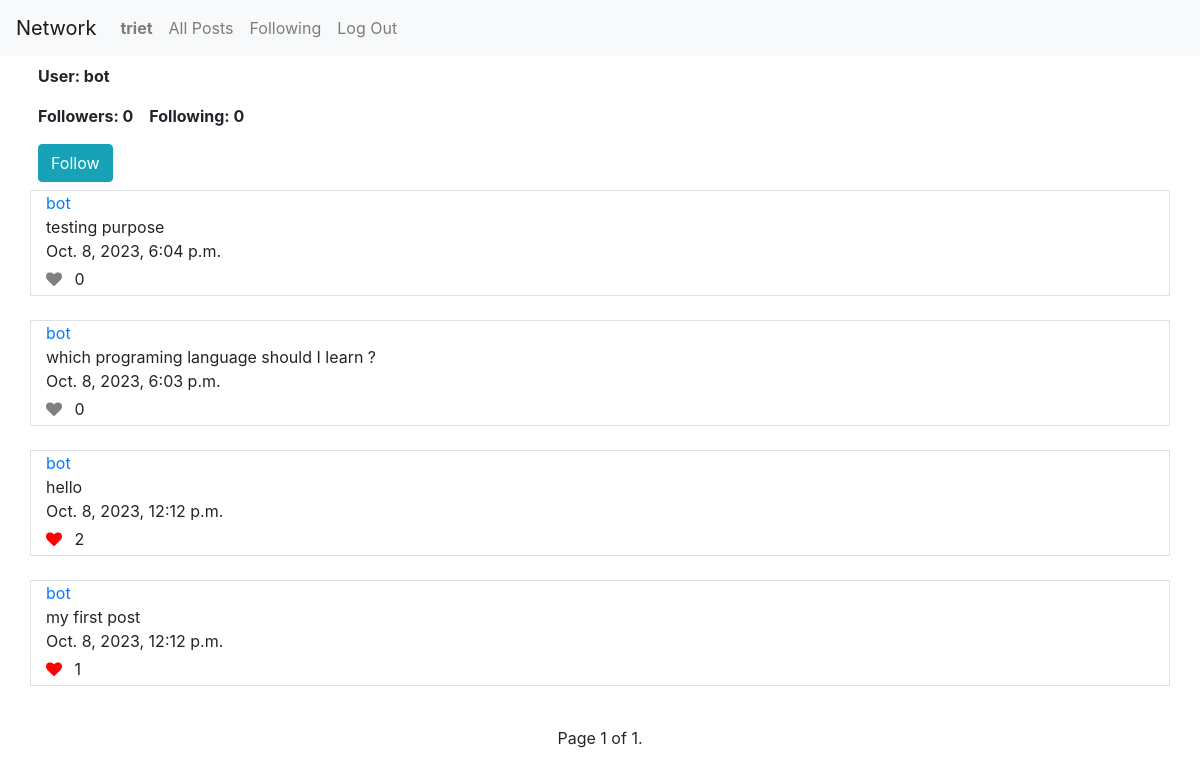
The app's page /profile/5 (signed in) with its own data.
### network/models.py (models this page shows, shortened)
class User(AbstractUser):
    pass

class Post(models.Model):
    username = models.ForeignKey(User, on_delete=models.CASCADE, related_name="username_post")
    content = models.CharField(max_length=500)
    date = models.DateTimeField(auto_now_add=True)
    like = models.IntegerField(default=0)

### network/views.py (the view)
# urls.py: path("profile/<int:user_id>", views.profile, name="profile"),
def profile(request, user_id):
    user = User.objects.get(pk=user_id)
    num_followers = Follow.objects.filter(user_being_followed=user).count()
    num_following = Follow.objects.filter(follower=user).count()
    following = Follow.objects.filter(follower=request.user)   # get those follows which the curent user is following
    posts = Post.objects.filter(username=user).order_by("-date")
    followable = False
    if not following.filter(user_being_followed=user).exists():    # check if the profile's user exist in those follows
        followable = True
    paginator = Paginator(posts, 10)
    page_number = request.GET.get("page")
    page_obj = paginator.get_page(page_number)
    if request.user.is_authenticated:
        liked_posts = Like.objects.filter(username=request.user).values_list("post", flat=True)
    else:
        liked_posts = []
    return render(request, "network/profile.html", {
        "user": user,
        "num_followers": num_followers,
        "num_following": num_following,
        "following": following,
        "posts": posts,
        "followable": followable,
        "page_obj": page_obj,
        "liked_posts": liked_posts,
    })

### network/templates/network/profile.html (shortened to what this page needs)
{% extends "network/layout.html" %}
{% load static %}
{% block body %}
    <div class="container">
        <div class="row p-2 font-weight-bold">
            User: {{ user }}
        </div>
        <div class="row">
            <div class="col-1.5 p-2 font-weight-bold">
                Followers: {{ num_followers }}
            </div>
            <div class="col p-2 font-weight-bold">
                Following: {{ num_following }}
            </div>
        </div>
    </div>
    {% if request.user != user and followable %}
        <form action="{% url 'follow' user.id%}" method="post">
            <div class="container p-2">
                <button class="btn btn-info" type="submit">Follow</button>
            </div>
        </form>
    {% endif %}
    {% for post in page_obj %}
        <div class="container border">
            <div class="row">
                <div class="col">
                    <a href="{% url 'profile' post.username.id %}">{{ post.username }}</a>
                </div>
            </div>
            <div class="row">
                <div class="col" id="content_{{ post.id }}">
                    {{ post.content }}
                </div>
            </div>
            <div class="row">
                <div class="col">
                    {{ post.date }}
                </div>
            </div>
            <div class="row justify-content-between">
                <div class="col-auto mt-1 mb-1">
                    {% if request.user.is_authenticated %}
                        {% if post.id in liked_posts %}
                            <i class="fa fa-heart" id="like_color_{{ post.id }}" style="color: red; cursor: pointer;" onclick="toggleLike('{{ post.id }}')"></i>
                        {% else %}
                            <i class="fa fa-heart" id="like_color_{{ post.id }}" style="color: gray; cursor: pointer;" onclick="toggleLike('{{ post.id }}')"></i>
                        {% endif %}
                        <span class="ml-2" id="like_count_{{ post.id }}">{{ post.like }}</span>
                    {% endif %}
                </div>
            </div>
        </div><br>
    {% endfor %}
    <div class="static-bottom">
        <div class="text-center">
            Page {{ page_obj.number }} of {{ page_obj.paginator.num_pages }}.
        </div>
    </div>
{% endblock %}

### network/templates/network/layout.html (shortened to what this page needs)
{% load static %}
<!DOCTYPE html>
<html lang="en">
    <head>
        <link rel="stylesheet" href="https://stackpath.bootstrapcdn.com/bootstrap/4.4.1/css/bootstrap.min.css">
        <link href="{% static 'network/styles.css' %}" rel="stylesheet">
        <link rel="stylesheet" href="https://cdnjs.cloudflare.com/ajax/libs/font-awesome/4.7.0/css/font-awesome.min.css">
    </head>
    <body>
        <nav class="navbar navbar-expand-lg navbar-light bg-light">
            <a class="navbar-brand" href="">Network</a>
            <div>
              <ul class="navbar-nav mr-auto">
                {% if user.is_authenticated %}
                    <li class="nav-item">
                        {% if user == request.user %}
                            <a class="nav-link" href="{% url 'profile' user.id %}"><strong>{{ user.username }}</strong></a>
                        {% else %}
                            <a class="nav-link" href="{% url 'profile' request.user.id %}"><strong>{{ request.user.username }}</strong></a>
                        {% endif %}
                    </li>
                {% endif %}
                <li class="nav-item">
                  <a class="nav-link" href="{% url 'index' %}">All Posts</a>
                </li>
                {% if user.is_authenticated %}
                    <li class="nav-item">
                        <a class="nav-link" href="{% url 'following' %}">Following</a>
                    </li>
                    <li class="nav-item">
                        <a class="nav-link" href="{% url 'logout' %}">Log Out</a>
                    </li>
                {% endif %}
              </ul>
            </div>
          </nav>
        <div class="body">
            {% block body %}
            {% endblock %}
        </div>
    </body>
</html>

### records on screen
User: user.username "triet"
User: username "bot"
Post: username "bot", content "testing purpose", date "Oct. 8, 2023, 6:04 p.m.", like "0"
Post: username "bot", content "which programing language should I learn ?", date "Oct. 8, 2023, 6:03 p.m.", like "0"
Post: username "bot", content "hello", date "Oct. 8, 2023, 12:12 p.m.", like "2"
Post: username "bot", content "my first post", date "Oct. 8, 2023, 12:12 p.m.", like "1"

### other values on screen
{{ num_followers }} "0"
{{ num_following }} "0"
{{ page_obj.number }} "1"
{{ page_obj.paginator.num_pages }} "1"
